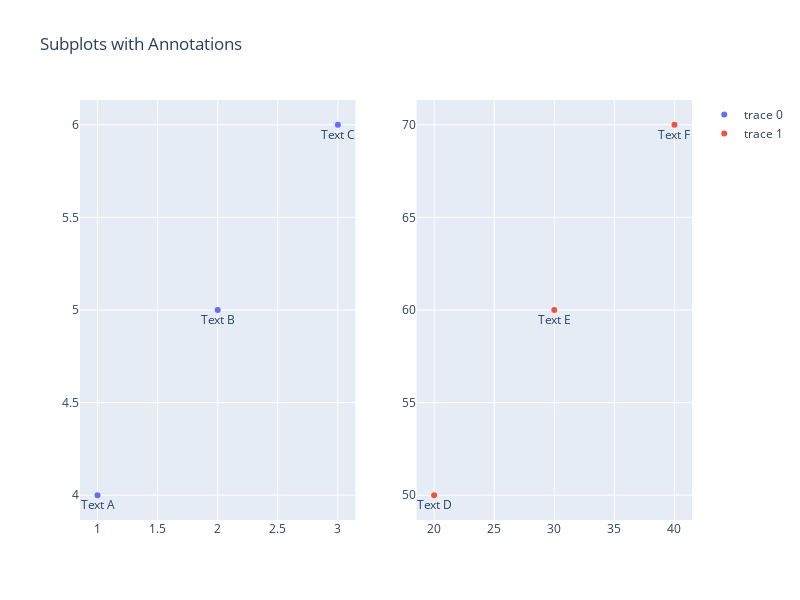

The notebook cell saved with this chart:
### Code cell
from plotly.subplots import make_subplots
import plotly.graph_objects as go

fig = make_subplots(rows=1, cols=2)

fig.add_trace(
    go.Scatter(
        x=[1, 2, 3],
        y=[4, 5, 6],
        mode="markers+text",
        text=["Text A", "Text B", "Text C"],
        textposition="bottom center"
    ),
    row=1, col=1
)

fig.add_trace(
    go.Scatter(
        x=[20, 30, 40],
        y=[50, 60, 70],
        mode="markers+text",
        text=["Text D", "Text E", "Text F"],
        textposition="bottom center"
    ),
    row=1, col=2
)

fig.update_layout(height=600, width=800, title_text="Subplots with Annotations")

fig.show()

### Figure 1 — Plotly figure (JSON) as saved in the notebook; plotly's stock layout.template omitted (floating-point values rounded to 4 significant figures)
{"data": [{"mode": "markers+text", "text": ["Text A", "Text B", "Text C"], "textposition": "bottom center", "type": "scatter", "x": [1, 2, 3], "xaxis": "x", "y": [4, 5, 6], "yaxis": "y"}, {"mode": "markers+text", "text": ["Text D", "Text E", "Text F"], "textposition": "bottom center", "type": "scatter", "x": [20, 30, 40], "xaxis": "x2", "y": [50, 60, 70], "yaxis": "y2"}], "layout": {"height": 600, "title": {"text": "Subplots with Annotations"}, "width": 800, "xaxis": {"anchor": "y", "domain": [0, 0.45]}, "xaxis2": {"anchor": "y2", "domain": [0.55, 1]}, "yaxis": {"anchor": "x", "domain": [0, 1]}, "yaxis2": {"anchor": "x2", "domain": [0, 1]}}}
